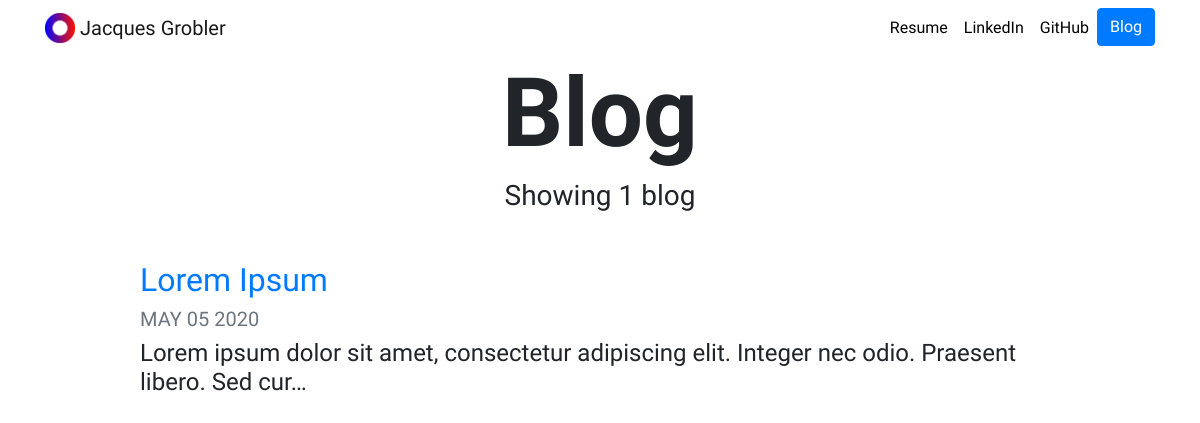
Screenshot of /blog/ with the database file from the repository.
### blog/models.py (models this page shows, shortened)
class Blog(models.Model):
    title = models.CharField(max_length=200)
    date = models.DateField()
    description = models.TextField()

### blog/views.py (the view)
# urls.py: path('', views.all_blogs, name='all_blogs'),
def all_blogs(request):
    blogs = Blog.objects.order_by('-date')[:4]
    return render(request, 'blog/all_blogs.html', {'blogs': blogs})

### blog/templates/blog/all_blogs.html
{% extends 'portfolio/base.html' %}
{% block content %}
<h1 id="blogtitle" class="font-weight-bold text-center">Blog</h1>
<h3 class="text-center mb-5">Showing {{ blogs.count }} blog{{ blogs.count|pluralize }}</h3>
{% for blog in blogs %}
<div class="row justify-content-center my-3">
  <div class="col-md-10">
    <a href="{% url 'blog:detail' blog.id %}">
      <h2>{{ blog.title }}</h2>
    </a>
    <h5 class="text-muted">{{ blog.date|date:'M d Y'|upper }}</h5>
    <h4>{{ blog.description|striptags|truncatechars:100 }}</h4>
  </div>
</div>
{% endfor %}
{% endblock %}

### portfolio/static/portfolio/custom.css (style rules this page uses)
body { font-family: 'Quicksand', sans-serif; }
#blogtitle { font-size: 6rem; }

### rows the page displays
Blog: title "Lorem Ipsum", date "MAY 05 2020", description "Lorem ipsum dolor sit amet, consectetur adipiscing elit. Integer nec odio. Praesent libero. Sed cur…"

### other values shown
{{ blogs.count }} "1"
